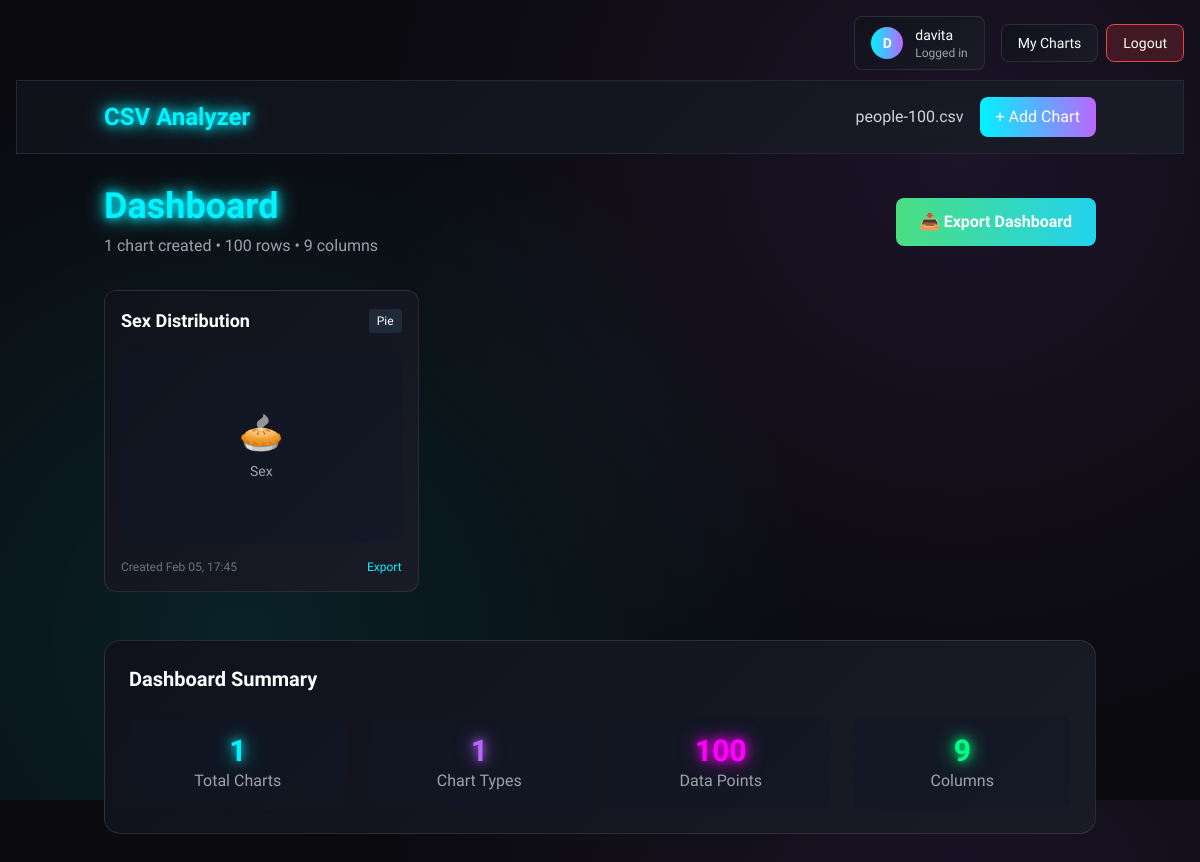
The page /dashboard/7/ (signed in) on the database its author committed.
### app1/models.py (models this page shows, shortened)
class CSVFile(models.Model):
    user = models.ForeignKey(User, on_delete=models.CASCADE, null=True, blank=True)
    name = models.CharField(max_length=255)
    original_filename = models.CharField(max_length=255)
    file = models.FileField(upload_to='csv_files/')
    uploaded_at = models.DateTimeField(auto_now_add=True)
    size = models.IntegerField()
    rows = models.IntegerField(default=0)
    columns = models.IntegerField(default=0)
    column_types = models.JSONField(default=dict)

class Chart(models.Model):
    CHART_TYPES = [
        ('line', 'Line Chart'),
        ('bar', 'Bar Chart'),
        ('pie', 'Pie Chart'),
        ('doughnut', 'Doughnut Chart'),
        ('histogram', 'Histogram'),
        ('area', 'Area Chart'),
    ]
    session = models.ForeignKey(AnalysisSession, on_delete=models.CASCADE)
    user = models.ForeignKey(User, on_delete=models.CASCADE)
    title = models.CharField(max_length=200)
    chart_type = models.CharField(max_length=50, choices=CHART_TYPES)
    x_column = models.CharField(max_length=100)
    y_column = models.CharField(max_length=100, null=True, blank=True)
    config = models.JSONField(default=dict)
    created_at = models.DateTimeField(auto_now_add=True)
    class Meta:
        ordering = ['-created_at']

### app1/views.py (the view)
# urls.py: path('dashboard/<int:session_id>/', views.dashboard, name='dashboard'),
@login_required
def dashboard(request, session_id):
    try:
        session = get_object_or_404(AnalysisSession, id=session_id, user=request.user)
        charts = Chart.objects.filter(session=session, user=request.user)
        context = {
            'session': session,
            'charts': charts,
            'csv_file': session.csv_file,
        }
        return render(request, 'dashboard.html', context)
    except Exception as e:
        traceback.print_exc()
        return HttpResponse(f"Error: {e}")

### app1/templates/dashboard.html (shortened to what this page needs)
{% extends 'base.html' %}
{% block content %}
<div class="min-h-screen relative">
    <nav class="gradient-bg border-b border-gray-800">
        <div class="container mx-auto px-4 py-4">
            <div class="flex justify-between items-center">
                <a href="/" class="text-2xl font-bold neon-text" style="color: var(--neon-blue);">CSV Analyzer</a>
                <div class="flex items-center space-x-4">
                    <span class="text-gray-300">{{ csv_file.name }}</span>
                    <a href="/analyze/{{ session.id }}/"
                       class="px-4 py-2 bg-gradient-to-r from-neon-blue to-neon-purple rounded-lg hover:scale-105 transition-transform duration-300">
                        + Add Chart
                    </a>
                </div>
            </div>
        </div>
    </nav>
    <div class="container mx-auto px-4 py-8">
        <div class="flex justify-between items-center mb-8">
            <div>
                <h1 class="text-4xl font-bold mb-2 neon-text" style="color: var(--neon-blue);">Dashboard</h1>
                <p class="text-gray-400">
                    {% if charts %}
                    {{ charts|length }} chart{{ charts|length|pluralize }} created •
                    {% endif %}
                    {{ csv_file.rows }} rows • {{ csv_file.columns }} columns
                </p>
            </div>
            <div class="flex space-x-3">
                <button onclick="showExportMenu()"
                        class="px-6 py-3 bg-gradient-to-r from-green-400 to-cyan-400 rounded-lg font-bold hover:scale-105 transition-transform duration-300 flex items-center">
                    📥 Export Dashboard
                </button>
            </div>
        </div>
        {% if charts %}
        <div class="grid grid-cols-1 md:grid-cols-2 lg:grid-cols-3 gap-6 mb-12">
            {% for chart in charts %}
            <div class="gradient-bg rounded-xl p-4 hover:scale-[1.02] transition-transform duration-300"
                 data-chart-id="{{ chart.id }}">
                <div class="flex justify-between items-center mb-4">
                    <h3 class="font-bold text-lg">{{ chart.title }}</h3>
                    <span class="px-2 py-1 bg-gray-800 rounded text-xs">
                        {{ chart.chart_type|title }}
                    </span>
                </div>
                <div class="h-48 mb-4 rounded-lg bg-gray-900/50 flex items-center justify-center">
                    <div class="text-center">
                        <div class="text-4xl mb-2">
                            {% if chart.chart_type == 'bar' %}📊
                            {% elif chart.chart_type == 'line' %}📈
                            {% elif chart.chart_type == 'pie' %}🥧
                            {% elif chart.chart_type == 'doughnut' %}🍩
                            {% elif chart.chart_type == 'histogram' %}📋
                            {% else %}📊{% endif %}
                        </div>
                        <p class="text-gray-400 text-sm">
                            {{ chart.x_column }}{% if chart.y_column %} × {{ chart.y_column }}{% endif %}
                        </p>
                    </div>
                </div>
                <div class="flex justify-between items-center text-xs text-gray-500">
                    <span>Created {{ chart.created_at|date:"M d, H:i" }}</span>
                    <button onclick="exportSingleChart({{ chart.id }})" class="text-neon-blue hover:text-neon-purple">
                        Export
                    </button>
                </div>
            </div>
            {% endfor %}
        </div>
        <div class="gradient-bg rounded-2xl p-6 mb-8">
            <h3 class="text-xl font-bold mb-6">Dashboard Summary</h3>
            <div class="grid grid-cols-2 md:grid-cols-4 gap-6">
                <div class="text-center p-4 bg-gray-900/50 rounded-lg">
                    <div class="text-3xl font-bold neon-text" style="color: var(--neon-blue);">{{ charts|length }}</div>
                    <div class="text-gray-400">Total Charts</div>
                </div>
                <div class="text-center p-4 bg-gray-900/50 rounded-lg">
                    <div class="text-3xl font-bold neon-text" style="color: var(--neon-purple);" id="chartTypesCount">
                    </div>
                    <div class="text-gray-400">Chart Types</div>
                </div>
                <div class="text-center p-4 bg-gray-900/50 rounded-lg">
                    <div class="text-3xl font-bold neon-text" style="color: var(--neon-pink);">
                        {{ csv_file.rows }}
                    </div>
                    <div class="text-gray-400">Data Points</div>
                </div>
                <div class="text-center p-4 bg-gray-900/50 rounded-lg">
                    <div class="text-3xl font-bold neon-text" style="color: #00ff88;">
                        {{ csv_file.columns }}
                    </div>
                    <div class="text-gray-400">Columns</div>
                </div>
            </div>
        </div>
        {% endif %}
    </div>
</div>
{% endblock %}

### app1/templates/base.html (shortened to what this page needs)
<!DOCTYPE html>
<html lang="en">
<head>
    <script src="https://cdn.tailwindcss.com/3.4.0"></script>
</head>
<body>
    <div class="fixed top-4 right-4 z-40">
        {% if user.is_authenticated %}
        <div class="flex items-center space-x-4">
            <div class="gradient-bg rounded-lg px-4 py-2 flex items-center space-x-3">
                <div class="w-8 h-8 rounded-full bg-gradient-to-r from-neon-blue to-neon-purple flex items-center justify-center">
                    <span class="text-sm font-bold">{{ user.username|first|upper }}</span>
                </div>
                <div class="hidden md:block">
                    <div class="text-sm font-medium">{{ user.username }}</div>
                    <div class="text-xs text-gray-400">Logged in</div>
                </div>
            </div>
            <div class="flex space-x-2">
                <a href="{% url 'my_charts' %}"
                   class="px-4 py-2 gradient-bg rounded-lg text-sm hover:scale-105 transition-transform duration-300 no-select">
                    My Charts
                </a>
                <a href="{% url 'logout' %}"
                   class="px-4 py-2 bg-red-500/20 border border-red-500 rounded-lg text-sm hover:bg-red-500/30 transition-colors no-select">
                    Logout
                </a>
            </div>
        </div>
        {% endif %}
    </div>
    <div class="matrix-bg" id="matrixCanvas"></div>
    <main class="relative z-10 pt-20 pb-10 px-4 min-h-screen">
        {% block content %}{% endblock %}
    </main>
</body>
</html>

### app1/templates/base.html (style rules this page uses)
:root { --neon-blue: #00f3ff; --neon-purple: #b967ff; --neon-pink: #ff00ff; --dark-bg: #0a0a0f; --card-bg: rgba(16, 18, 27, 0.8); }
* { margin: 0; padding: 0; box-sizing: border-box; }
body { font-family: 'Exo 2', 'Exo 2', sans-serif; background-color: var(--dark-bg); color: white; min-height: 100vh; overflow-x: hidden; background-image: radial-gradient(circle at 20% 80%, rgba(0, 243, 255, 0.1) 0%, transparent 50%), radial-gradient(circle at 80% 20%, rgba(185, 103, 255, 0.1) 0%, transparent 50%); }
.neon-text { text-shadow: 0 0 10px currentColor, 0 0 20px currentColor; }
.gradient-bg { background: linear-gradient(135deg, rgba(16, 18, 27, 0.95) 0%, rgba(26, 28, 40, 0.95) 100%); backdrop-filter: blur(10px); border: 1px solid rgba(255, 255, 255, 0.1); }
.matrix-bg { position: fixed; top: 0; left: 0; width: 100%; height: 100%; z-index: -1; opacity: 0.05; pointer-events: none; }
.no-select { user-select: none; }

### rows shown on the page
CSVFile: name "people-100.csv", rows "100", columns "9"
Chart: title "Sex Distribution", chart_type "Pie", x_column "Sex", created_at "Feb 05, 17:45"

### other values the page prints
{{ user.username|first|upper }} "D"
{{ user.username }} "davita"
{{ charts|length }} "1"
